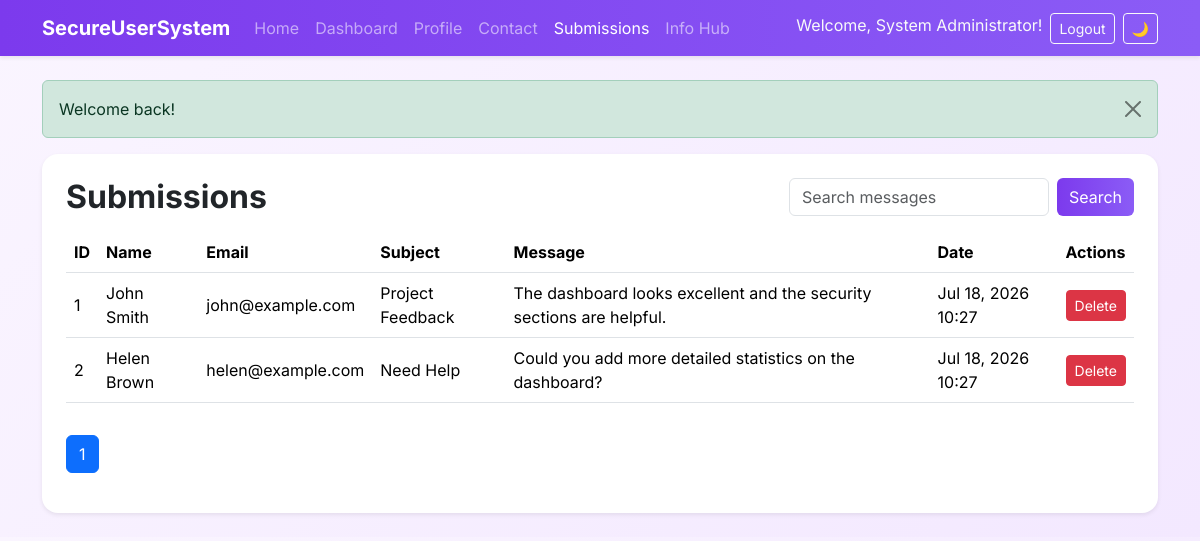
The app's page /submissions.php (signed in) with its own data.
### tables this page shows
CREATE TABLE contact_messages (
    id INT PRIMARY KEY AUTO_INCREMENT,
    user_id INT NOT NULL,
    name VARCHAR(100) NOT NULL,
    email VARCHAR(100) NOT NULL,
    subject VARCHAR(150) NOT NULL,
    message TEXT NOT NULL,
    created_at TIMESTAMP DEFAULT CURRENT_TIMESTAMP,
    CONSTRAINT fk_contact_user FOREIGN KEY (user_id) REFERENCES users(id) ON DELETE CASCADE
);

### submissions.php (the view, shortened to what this page needs)
<?php
include __DIR__ . '/includes/header.php';
$pdo = get_db();
$page = max(1, (int) ($_GET['page'] ?? 1));
$perPage = 10;
$search = trim($_GET['search'] ?? '');
$query = 'SELECT cm.id, cm.name, cm.email, cm.subject, cm.message, cm.created_at FROM contact_messages cm WHERE 1=1';
$params = [];
$query .= ' ORDER BY cm.created_at DESC';
$stmt = $pdo->prepare($query);
$stmt->execute($params);
$allMessages = $stmt->fetchAll();
$total = count($allMessages);
$pages = max(1, (int) ceil($total / $perPage));
$page = min($page, $pages);
$offset = ($page - 1) * $perPage;
$query .= ' LIMIT :offset, :perPage';
$stmt = $pdo->prepare($query);
$stmt->bindValue(':offset', $offset, PDO::PARAM_INT);
$stmt->bindValue(':perPage', $perPage, PDO::PARAM_INT);
$stmt->execute();
$messages = $stmt->fetchAll();
?>
<div class="card shadow-sm border-0 rounded-4">
    <div class="card-body p-4">
        <div class="d-flex justify-content-between align-items-center mb-3">
            <h2 class="fw-bold mb-0">Submissions</h2>
            <form method="get" class="d-flex gap-2">
                <input type="text" name="search" class="form-control" placeholder="Search messages" value="<?= e($search) ?>">
                <button type="submit" class="btn btn-primary">Search</button>
            </form>
        </div>
        <div class="table-responsive">
            <table class="table align-middle">
                <thead>
                    <tr>
                        <th>ID</th>
                        <th>Name</th>
                        <th>Email</th>
                        <th>Subject</th>
                        <th>Message</th>
                        <th>Date</th>
                        <th>Actions</th>
                    </tr>
                </thead>
                <tbody>
                    <?php foreach ($messages as $message): ?>
                        <tr>
                            <td><?= e($message['id']) ?></td>
                            <td><?= e($message['name']) ?></td>
                            <td><?= e($message['email']) ?></td>
                            <td><?= e($message['subject']) ?></td>
                            <td><?= e(substr($message['message'], 0, 80)) ?><?= strlen($message['message']) > 80 ? '...' : '' ?></td>
                            <td><?= e(format_date($message['created_at'])) ?></td>
                            <td>
                                <form method="post" class="d-inline" onsubmit="return confirm('Delete this message?');">
                                    <button type="submit" class="btn btn-danger btn-sm">Delete</button>
                                </form>
                            </td>
                        </tr>
                    <?php endforeach; ?>
                </tbody>
            </table>
        </div>
        <nav class="mt-3">
            <ul class="pagination">
                <?php for ($i = 1; $i <= $pages; $i++): ?>
                    <li class="page-item <?= $i === $page ? 'active' : '' ?>">
                        <a class="page-link" href="submissions.php?page=<?= e($i) ?>&search=<?= e(urlencode($search)) ?>"><?= e($i) ?></a>
                    </li>
                <?php endfor; ?>
            </ul>
        </nav>
    </div>
</div>
<?php include __DIR__ . '/includes/footer.php'; ?>

### includes/header.php (shortened to what this page needs)
<?php
require_once __DIR__ . '/../config/database.php';
?>
<!DOCTYPE html>
<html lang="en">
<head>
    <link href="https://cdn.jsdelivr.net/npm/bootstrap@5.3.3/dist/css/bootstrap.min.css" rel="stylesheet">
    <link rel="stylesheet" href="assets/css/style.css">
</head>
<body>
<?php include __DIR__ . '/navbar.php'; ?>
<div class="container py-4">
    <?php flash_messages(); ?>

### includes/navbar.php (shortened to what this page needs)
<?php
$activePage = basename($_SERVER['PHP_SELF']);
$userName = $_SESSION['fullname'] ?? 'Guest';
?>
<nav class="navbar navbar-expand-lg navbar-dark sticky-top shadow-sm">
    <div class="container">
        <a class="navbar-brand fw-bold" href="index.php">SecureUserSystem</a>
        <div class="collapse navbar-collapse" id="navbarNav">
            <ul class="navbar-nav me-auto">
                <li class="nav-item"><a class="nav-link <?= $activePage === 'index.php' ? 'active' : '' ?>" href="index.php">Home</a></li>
                <?php if (is_logged_in()): ?>
                    <li class="nav-item"><a class="nav-link <?= $activePage === 'dashboard.php' ? 'active' : '' ?>" href="dashboard.php">Dashboard</a></li>
                    <li class="nav-item"><a class="nav-link <?= $activePage === 'profile.php' ? 'active' : '' ?>" href="profile.php">Profile</a></li>
                    <li class="nav-item"><a class="nav-link <?= $activePage === 'contact.php' ? 'active' : '' ?>" href="contact.php">Contact</a></li>
                    <li class="nav-item"><a class="nav-link <?= $activePage === 'submissions.php' ? 'active' : '' ?>" href="submissions.php">Submissions</a></li>
                    <li class="nav-item"><a class="nav-link <?= $activePage === 'info.php' ? 'active' : '' ?>" href="info.php">Info Hub</a></li>
                <?php endif; ?>
            </ul>
            <ul class="navbar-nav">
                <?php if (is_logged_in()): ?>
                    <li class="nav-item me-2">
                        <span class="navbar-text text-light">Welcome, <?= e($userName) ?>!</span>
                    </li>
                    <li class="nav-item"><a class="btn btn-outline-light btn-sm" href="logout.php">Logout</a></li>
                <?php else: ?>
                    <li class="nav-item"><a class="btn btn-light btn-sm" href="login.php">Get Started</a></li>
                <?php endif; ?>
                <li class="nav-item ms-2">
                    <button class="btn btn-outline-light btn-sm" id="themeToggle" type="button">🌙</button>
                </li>
            </ul>
        </div>
    </div>
</nav>

### config/database.php (shortened to what this page needs)
<?php
function e(mixed $value): string
{
    return htmlspecialchars((string) $value, ENT_QUOTES, 'UTF-8');
}
function is_logged_in(): bool
{
    return !empty($_SESSION['user_id']);
}
function flash_messages(): void
{
    foreach (['success', 'error', 'warning', 'info'] as $type) {
        if (!empty($_SESSION[$type])) {
            $alertClass = $type === 'error' ? 'danger' : $type;
            echo '<div class="alert alert-' . $alertClass . ' alert-dismissible fade show" role="alert">' . e($_SESSION[$type]) . '<button type="button" class="btn-close" data-bs-dismiss="alert" aria-label="Close"></button></div>';
        }
    }
}
function format_date(string $date): string
{
    $timestamp = strtotime($date);
    return $timestamp ? date('M d, Y H:i', $timestamp) : 'N/A';
}

### includes/footer.php (shortened to what this page needs)
</div>
</body>
</html>

### assets/css/style.css (style rules this page uses)
body { font-family: 'Inter', sans-serif; background: linear-gradient(135deg, #faf5ff 0%, #f3e8ff 100%); color: #233142; }
.navbar { background: linear-gradient(90deg, #7c3aed 0%, #8b5cf6 100%); }
.card { transition: transform 0.2s ease, box-shadow 0.2s ease; }
.btn-primary { background: linear-gradient(90deg, #7c3aed 0%, #8b5cf6 100%); border: none; }
.table thead { background: #f8f5ff; }

### records on screen
contact_messages: id "1", name "John Smith", email "john@example.com", subject "Project Feedback", message "The dashboard looks excellent and the security sections are helpful.", created_at "Jul 18, 2026 10:27"
contact_messages: id "2", name "Helen Brown", email "helen@example.com", subject "Need Help", message "Could you add more detailed statistics on the dashboard?", created_at "Jul 18, 2026 10:27"

### other values on screen
$userName "System Administrator"
$_SESSION[$type] "Welcome back!"
